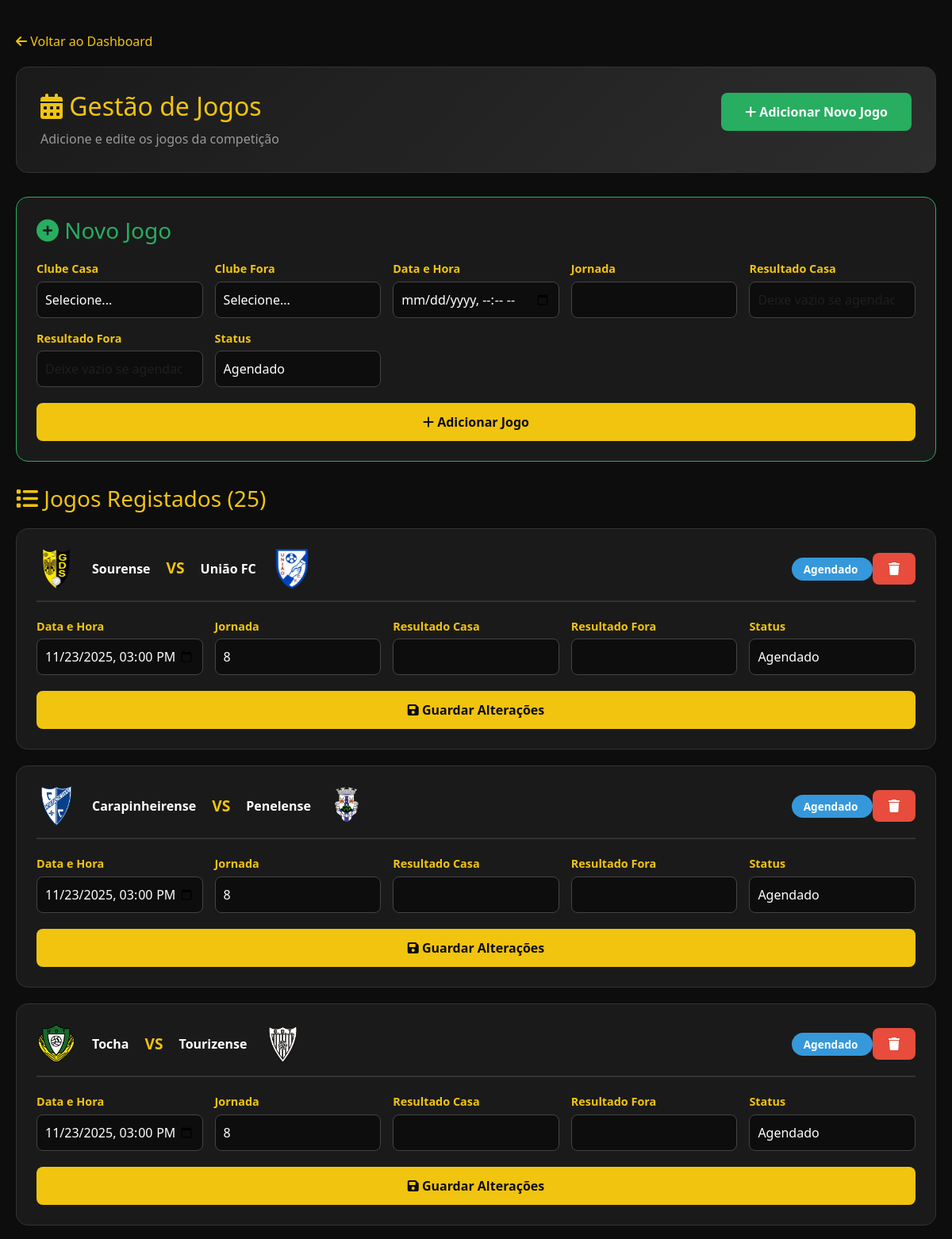
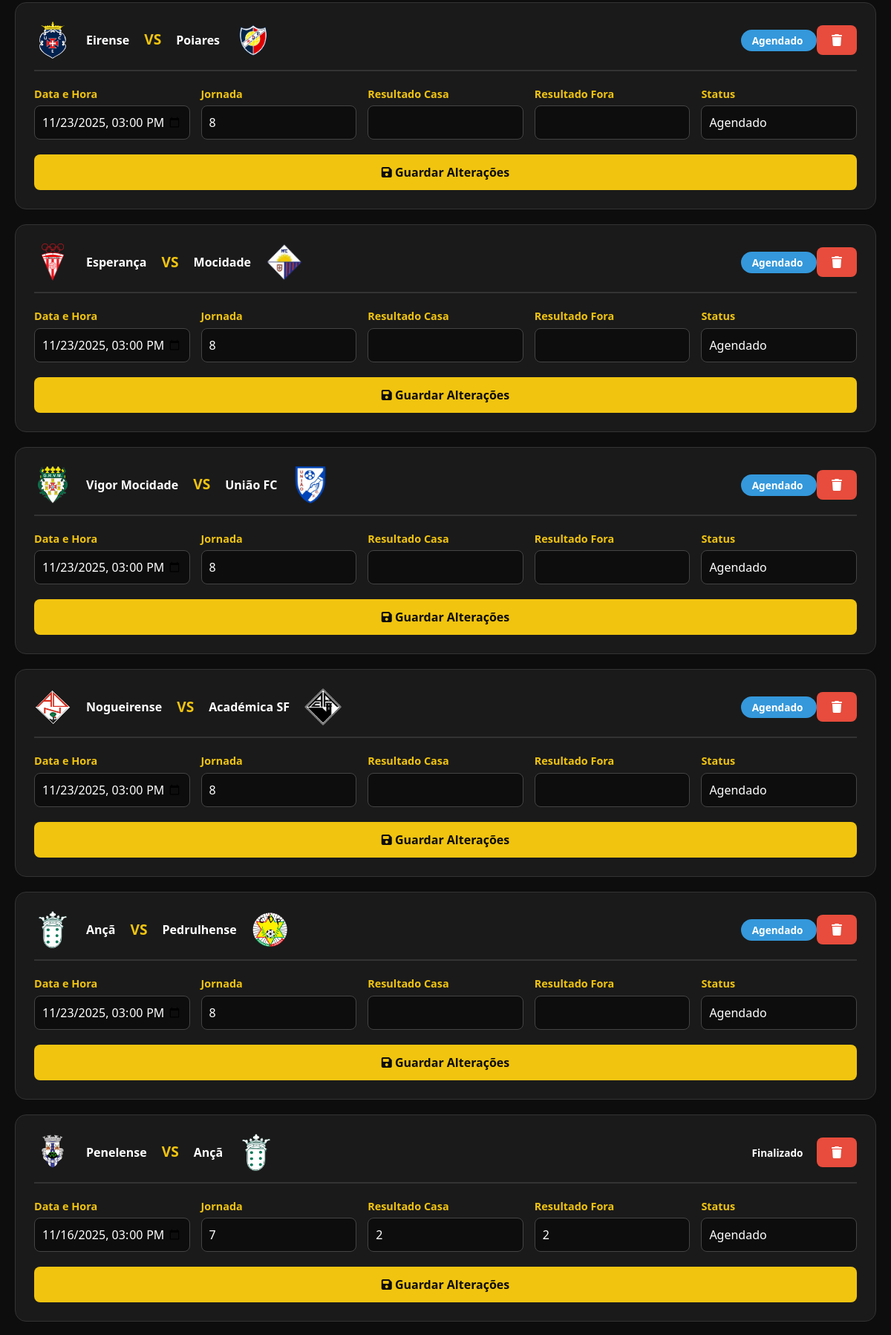
Screenshot of /admin-jogos.php (signed in, upper part) with the database file from the repository (2 pictures, top to bottom).
### tables this page shows
CREATE TABLE jogos (
    id INT AUTO_INCREMENT PRIMARY KEY,
    clube_casa_id INT NOT NULL,
    clube_fora_id INT NOT NULL,
    resultado_casa INT NULL,
    resultado_fora INT NULL,
    data_jogo DATETIME NOT NULL,
    jornada INT NOT NULL,
    status VARCHAR(20) DEFAULT 'agendado',
    created_at TIMESTAMP DEFAULT CURRENT_TIMESTAMP,
    FOREIGN KEY (clube_casa_id) REFERENCES clubes(id) ON DELETE CASCADE,
    FOREIGN KEY (clube_fora_id) REFERENCES clubes(id) ON DELETE CASCADE,
    INDEX idx_data_jogo (data_jogo),
    INDEX idx_jornada (jornada),
    INDEX idx_status (status)
);

CREATE TABLE clubes (
    id INT AUTO_INCREMENT PRIMARY KEY,
    nome VARCHAR(100) NOT NULL,
    codigo VARCHAR(50) NOT NULL UNIQUE,
    logo VARCHAR(255) DEFAULT 'imgs/equipas/default.png',
    created_at TIMESTAMP DEFAULT CURRENT_TIMESTAMP,
    INDEX idx_codigo (codigo)
);

### config-clubes.php (called while the page is built, shortened)
<?php
function e($string) {
    return htmlspecialchars($string ?? '', ENT_QUOTES, 'UTF-8');
}
?>

### admin-jogos.php (the view, shortened to what this page needs)
<?php
require_once 'config-clubes.php';
$pdo = getDB();
$stmt = $pdo->query("
    SELECT j.*,
           cc.nome as clube_casa_nome, cc.logo as clube_casa_logo,
           cf.nome as clube_fora_nome, cf.logo as clube_fora_logo
    FROM jogos j
    JOIN clubes cc ON j.clube_casa_id = cc.id
    JOIN clubes cf ON j.clube_fora_id = cf.id
    ORDER BY j.data_jogo DESC
");
$jogos = $stmt->fetchAll();
?>
<!DOCTYPE html>
<html lang="pt">
<head>
    <link href="https://cdn.jsdelivr.net/npm/bootstrap@5.3.0/dist/css/bootstrap.min.css" rel="stylesheet">
    <link rel="stylesheet" href="https://cdnjs.cloudflare.com/ajax/libs/font-awesome/6.5.0/css/all.min.css">
    <link rel="stylesheet" href="css/comum.css">
</head>
<body>
    <div class="admin-container">
        <a href="admin.php" class="back-link">
            <i class="fas fa-arrow-left"></i> Voltar ao Dashboard
        </a>
        <div class="admin-header">
            <div style="display: flex; justify-content: space-between; align-items: center;">
                <div>
                    <h1><i class="fas fa-calendar-alt"></i> Gestão de Jogos</h1>
                    <p style="color: #999; margin: 10px 0 0 0;">Adicione e edite os jogos da competição</p>
                </div>
                <a href="#add-new-jogo" class="btn-add-jogo" onclick="document.getElementById('novo-jogo-form').scrollIntoView({behavior: 'smooth'});">
                    <i class="fas fa-plus"></i> Adicionar Novo Jogo
                </a>
            </div>
        </div>
        <div id="novo-jogo-form" class="jogo-card" style="border-color: #27ae60;">
            <form method="POST" action="admin-jogos-editar.php">
                <h3 style="color: #27ae60; margin-bottom: 20px;">
                    <i class="fas fa-plus-circle"></i> Novo Jogo
                </h3>
                <div class="jogo-detalhes">
                    <div class="form-group">
                        <label>Clube Casa</label>
                        <select name="clube_casa_id" class="form-select" required>
                            <option value="">Selecione...</option>
                        </select>
                    </div>
                    <div class="form-group">
                        <label>Clube Fora</label>
                        <select name="clube_fora_id" class="form-select" required>
                            <option value="">Selecione...</option>
                        </select>
                    </div>
                    <div class="form-group">
                        <label>Data e Hora</label>
                        <input type="datetime-local" name="data_jogo" class="form-control" required>
                    </div>
                    <div class="form-group">
                        <label>Jornada</label>
                        <input type="number" name="jornada" class="form-control" min="1" required>
                    </div>
                    <div class="form-group">
                        <label>Resultado Casa</label>
                        <input type="number" name="resultado_casa" class="form-control" min="0" placeholder="Deixe vazio se agendado">
                    </div>
                    <div class="form-group">
                        <label>Resultado Fora</label>
                        <input type="number" name="resultado_fora" class="form-control" min="0" placeholder="Deixe vazio se agendado">
                    </div>
                    <div class="form-group">
                        <label>Status</label>
                        <select name="status" class="form-select" required>
                            <option value="agendado">Agendado</option>
                        </select>
                    </div>
                </div>
                <button type="submit" class="btn-save">
                    <i class="fas fa-plus"></i> Adicionar Jogo
                </button>
            </form>
        </div>
        <h3 style="color: #f1c40f; margin: 30px 0 20px 0;">
            <i class="fas fa-list"></i> Jogos Registados (<?= count($jogos) ?>)
        </h3>
        <?php foreach ($jogos as $jogo): ?>
            <form method="POST" action="admin-jogos-editar.php" class="jogo-card">
                <div class="jogo-header">
                    <div class="jogo-info">
                        <img src="<?= e($jogo['clube_casa_logo']) ?>" alt="<?= e($jogo['clube_casa_nome']) ?>">
                        <strong><?= e($jogo['clube_casa_nome']) ?></strong>
                        <span class="versus">VS</span>
                        <strong><?= e($jogo['clube_fora_nome']) ?></strong>
                        <img src="<?= e($jogo['clube_fora_logo']) ?>" alt="<?= e($jogo['clube_fora_nome']) ?>">
                    </div>
                    <div>
                        <span class="status-badge status-<?= $jogo['status'] ?>">
                            <?= ucfirst($jogo['status']) ?>
                        </span>
                        <button type="button" class="btn-delete" onclick="if(confirm('Tem certeza que deseja eliminar este jogo?')) { this.form.action='admin-jogos-editar.php?action=delete&id=<?= $jogo['id'] ?>'; this.form.submit(); }">
                            <i class="fas fa-trash"></i>
                        </button>
                    </div>
                </div>
                <div class="jogo-detalhes">
                    <div class="form-group">
                        <label>Data e Hora</label>
                        <input type="datetime-local" name="data_jogo" class="form-control" value="<?= date('Y-m-d\TH:i', strtotime($jogo['data_jogo'])) ?>" required>
                    </div>
                    <div class="form-group">
                        <label>Jornada</label>
                        <input type="number" name="jornada" class="form-control" value="<?= $jogo['jornada'] ?>" min="1" required>
                    </div>
                    <div class="form-group">
                        <label>Resultado Casa</label>
                        <input type="number" name="resultado_casa" class="form-control" value="<?= $jogo['resultado_casa'] ?>" min="0">
                    </div>
                    <div class="form-group">
                        <label>Resultado Fora</label>
                        <input type="number" name="resultado_fora" class="form-control" value="<?= $jogo['resultado_fora'] ?>" min="0">
                    </div>
                    <div class="form-group">
                        <label>Status</label>
                        <select name="status" class="form-select" required>
                            <option value="agendado" <?= $jogo['status'] == 'agendado' ? 'selected' : '' ?>>Agendado</option>
                        </select>
                    </div>
                </div>
                <button type="submit" class="btn-save">
                    <i class="fas fa-save"></i> Guardar Alterações
                </button>
            </form>
        <?php endforeach; ?>
    </div>
</body>
</html>

### css/comum.css (style rules this page uses)
:root { --bs-body-bg: #0D0D0D; --bs-body-color: #FFFFFF; --bs-tertiary-bg: #1A1A1A; --primary-accent: #f1c40f; --sidebar-bg: #151515; }
body { background-color: var(--bs-body-bg); color: var(--bs-body-color); }

### admin-jogos.php (style rules this page uses)
body { background: #0D0D0D; color: #fff; }
.admin-container { max-width: 1600px; margin: 40px auto; padding: 0 20px; }
.admin-header { background: linear-gradient(135deg, #1A1A1A 0%, #2D2D2D 100%); border-radius: 15px; padding: 30px; margin-bottom: 30px; border: 1px solid #333; }
.admin-header h1 { color: #f1c40f; margin: 0; font-size: 2rem; }
.btn-add-jogo { background: #27ae60; color: #fff; border: none; padding: 12px 30px; border-radius: 8px; font-weight: 600; transition: all 0.3s ease; text-decoration: none; display: inline-block; margin-bottom: 20px; }
.jogo-card { background: #1A1A1A; border-radius: 15px; padding: 25px; margin-bottom: 20px; border: 1px solid #333; transition: all 0.3s ease; }
.jogo-header { display: flex; justify-content: space-between; align-items: center; margin-bottom: 20px; padding-bottom: 15px; border-bottom: 2px solid #333; }
.jogo-info { display: flex; align-items: center; gap: 20px; }
.jogo-info img { width: 50px; height: 50px; object-fit: contain; }
.versus { color: #f1c40f; font-weight: 700; font-size: 1.2rem; }
.jogo-detalhes { display: grid; grid-template-columns: repeat(auto-fit, minmax(200px, 1fr)); gap: 15px; margin-bottom: 20px; }
.form-group label { display: block; color: #f1c40f; font-weight: 600; margin-bottom: 5px; font-size: 0.9rem; }
.form-control, .form-select { background: #0D0D0D; border: 1px solid #444; color: #fff; border-radius: 8px; padding: 10px; }
.form-select option { background: #1A1A1A; color: #fff; }
.btn-save { background: #f1c40f; color: #0D0D0D; border: none; padding: 12px 30px; border-radius: 8px; font-weight: 600; width: 100%; transition: all 0.3s ease; }
.btn-delete { background: #e74c3c; color: #fff; border: none; padding: 8px 20px; border-radius: 8px; font-weight: 600; transition: all 0.3s ease; }
.status-badge { padding: 5px 15px; border-radius: 20px; font-size: 0.85rem; font-weight: 600; }
.status-agendado { background: #3498db; color: #fff; }
.back-link { display: inline-block; color: #f1c40f; text-decoration: none; margin-bottom: 20px; transition: all 0.3s ease; }

### rows the page displays
jogos: clube_casa.logo (picture), clube_casa.nome "Sourense", clube_fora.nome "União FC", clube_fora.logo (picture), status "Agendado", data_jogo "11/23/2025 15:00", jornada "8"
jogos: clube_casa.logo (picture), clube_casa.nome "Carapinheirense", clube_fora.nome "Penelense", clube_fora.logo (picture), status "Agendado", data_jogo "11/23/2025 15:00", jornada "8"
jogos: clube_casa.logo (picture), clube_casa.nome "Tocha", clube_fora.nome "Tourizense", clube_fora.logo (picture), status "Agendado", data_jogo "11/23/2025 15:00", jornada "8"
jogos: clube_casa.logo (picture), clube_casa.nome "Eirense", clube_fora.nome "Poiares", clube_fora.logo (picture), status "Agendado", data_jogo "11/23/2025 15:00", jornada "8"
jogos: clube_casa.logo (picture), clube_casa.nome "Esperança", clube_fora.nome "Mocidade", clube_fora.logo (picture), status "Agendado", data_jogo "11/23/2025 15:00", jornada "8"
jogos: clube_casa.logo (picture), clube_casa.nome "Vigor Mocidade", clube_fora.nome "União FC", clube_fora.logo (picture), status "Agendado", data_jogo "11/23/2025 15:00", jornada "8"
jogos: clube_casa.logo (picture), clube_casa.nome "Nogueirense", clube_fora.nome "Académica SF", clube_fora.logo (picture), status "Agendado", data_jogo "11/23/2025 15:00", jornada "8"
jogos: clube_casa.logo (picture), clube_casa.nome "Ançã", clube_fora.nome "Pedrulhense", clube_fora.logo (picture), status "Agendado", data_jogo "11/23/2025 15:00", jornada "8"
jogos: clube_casa.logo (picture), clube_casa.nome "Penelense", clube_fora.nome "Ançã", clube_fora.logo (picture), status "Finalizado", data_jogo "11/16/2025 15:00", jornada "7", resultado_casa "2", resultado_fora "2"

### other values shown
count($jogos) "25"
